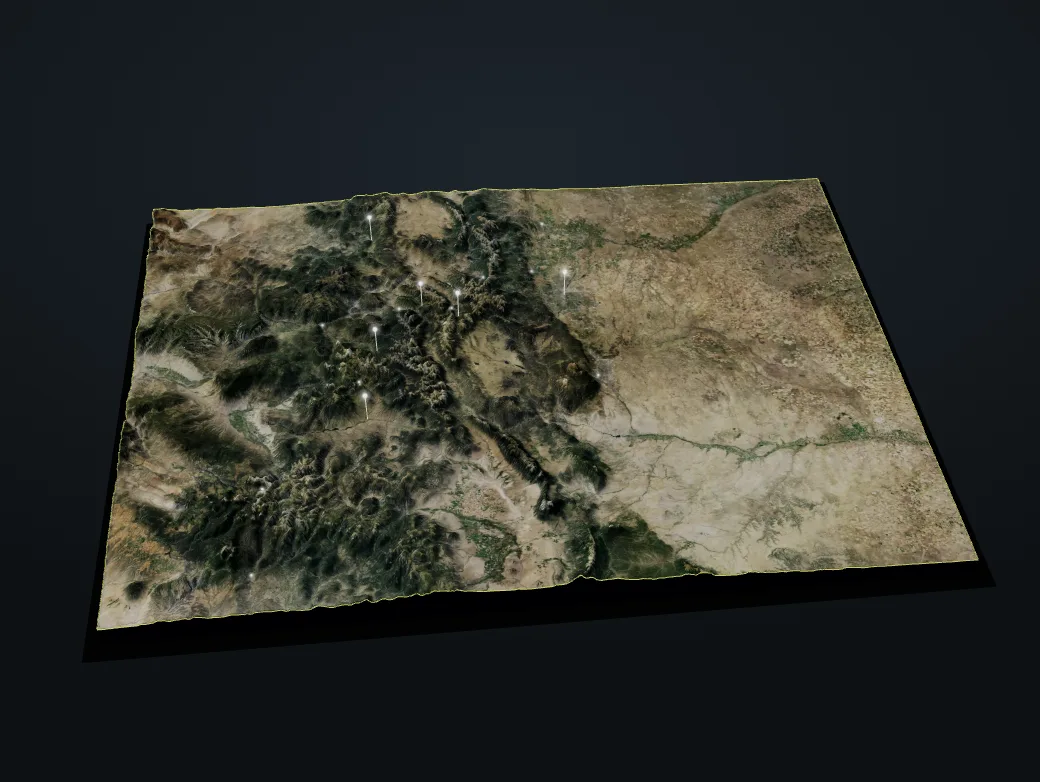
#> input picture harrison-development/assets/map/colorado-3d.webp, 1040 x 782 px
$ python village_photo.py ../../../harrison-development/assets/map/colorado-imagery.webp ../../../harrison-development/assets/map/colorado-3d.webp
#> lines starting #> are read from the running program, lines starting #| are printed output that depends on the picture
# Vail Village ground from real NAIP aerial photos, winterized: real roofs, plowed streets, conifers, snow.
import csv, json, numpy as np, sys
from PIL import Image, ImageDraw, ImageFilter
from pyproj import Transformer
Image.MAX_IMAGE_PIXELS=None
SK=sys.argv[1]; NA=sys.argv[2]
E0,N0,E1,N1=20200,7000,23900,10900; W,H=6144,6476; sx=W/(E1-E0); sy=H/(N1-N0)
P=lambda e,n:((e-E0)*sx,(N1-n)*sy)
m=Image.open(NA)  # covers E0..E0+3900, N0..N0+3900 at 6144 px
#> m is the input picture: PIL image 1040x782 RGB; mean R, G, B 48.2, 49.8, 44.4
ph=m.crop((0,0,int(3700/3900*6144),6144)).resize((W,H),Image.LANCZOS)
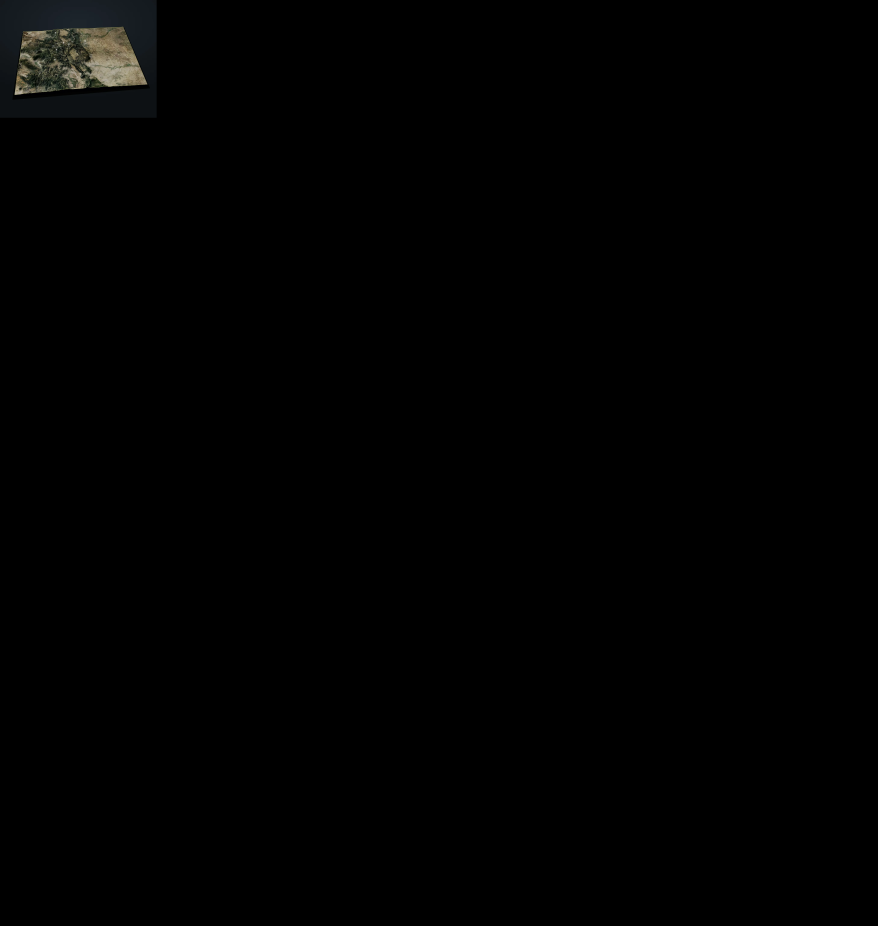
#> ph: PIL image 6144x6476 RGB (shown at 1/7 size); mean R, G, B 1.1, 1.1, 1
a=np.asarray(ph).astype('f4')/255
r,g,b=a[...,0],a[...,1],a[...,2]
v=a.max(-1); mn=a.min(-1); sat=(v-mn)/(v+1e-4); lum=0.3*r+0.59*g+0.11*b
#> (the run stopped early here; a loop or call above may not have finished)
